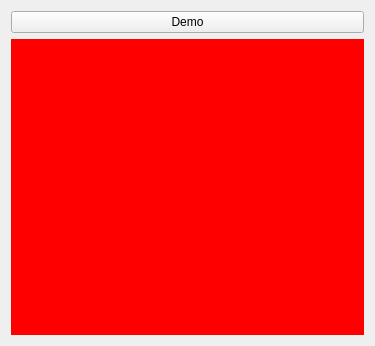
<?xml version="1.0" encoding="UTF-8"?>
<ui version="4.0">
 <class>Widget</class>
 <widget class="QWidget" name="Widget">
  <property name="geometry">
   <rect>
    <x>0</x>
    <y>0</y>
    <width>375</width>
    <height>346</height>
   </rect>
  </property>
  <property name="windowTitle">
   <string>Widget</string>
  </property>
  <layout class="QGridLayout" name="gridLayout">
   <item row="0" column="0">
    <widget class="QPushButton" name="demoButton">
     <property name="text">
      <string>Demo</string>
     </property>
    </widget>
   </item>
   <item row="1" column="0">
    <layout class="QHBoxLayout" name="horizontalLayout">
     <item>
      <widget class="QWidget" name="redWidget" native="true">
       <property name="styleSheet">
        <string notr="true">background-color: rgb(255, 0, 0);</string>
       </property>
      </widget>
     </item>
    </layout>
   </item>
  </layout>
 </widget>
 <layoutdefault spacing="6" margin="11"/>
 <resources/>
 <connections/>
</ui>
